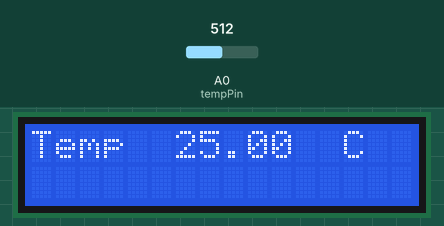
Simulated run of this sketch. Board: Arduino Uno, built with avr-gcc and run on an emulated ATmega328P. On the bench: 16×2 character LCD. Inputs (shaded band) come from the test bench; at power-on: A0 (tempPin) = 512.

Above: at 1.3 s.
1.4 s: A0 (tempPin) set to 716
At 2.4 s:
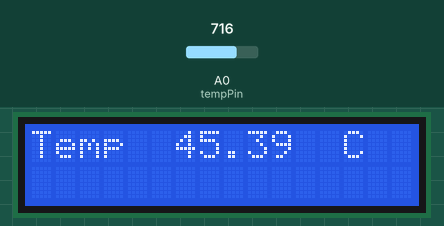
3.2 s: A0 (tempPin) set to 900
At 4.4 s:
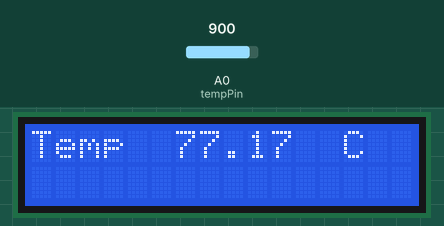
4.7 s: A0 (tempPin) set to 1023
At 5.9 s:
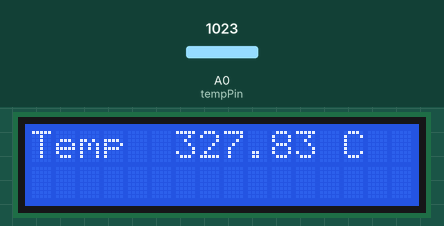
Timing chart, 0 to 7.7 s (numbered marks = the images above; inputs shaded):
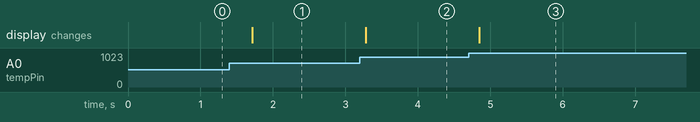

The sketch:

Project_15_Thermometer.ino
```cpp
#include <Wire.h>
#include <LiquidCrystal_I2C.h>
LiquidCrystal_I2C lcd(0x27,16,2); // set the LCD address to 0x27 for a 16 chars and 2 line display
int tempPin = A0;
void setup()
{
lcd.init(); // initialize the lcd
lcd.init();
// Print a message to the LCD.
lcd.backlight();
}
void loop()
{

  int tempReading = analogRead(tempPin);
  // This is OK
  double tempK = log(10000.0 * ((1024.0 / tempReading - 1)));
  tempK = 1 / (0.001129148 + (0.000234125 + (0.0000000876741 * tempK * tempK )) * tempK );       //  Temp Kelvin
  float tempC = tempK - 273.15;            // Convert Kelvin to Celcius
  float tempF = (tempC * 9.0)/ 5.0 + 32.0; // Convert Celcius to Fahrenheit
  lcd.setCursor(0, 0);
  lcd.print("Temp         C  ");
  // Display Temperature in F
  //lcd.print("Temp         F  ");
  lcd.setCursor(6, 0);
  // Display Temperature in C
  lcd.print(tempC);
  // Display Temperature in F
  //lcd.print(tempF);
  delay(500);
}
```

Measured:
- after the input at 1.4 s, the display: changes after 0.31 s (image 1)
- after the input at 3.2 s, the display: changes after 0.08 s (image 2)
- after the input at 4.7 s, the display: changes after 0.14 s (image 3)
